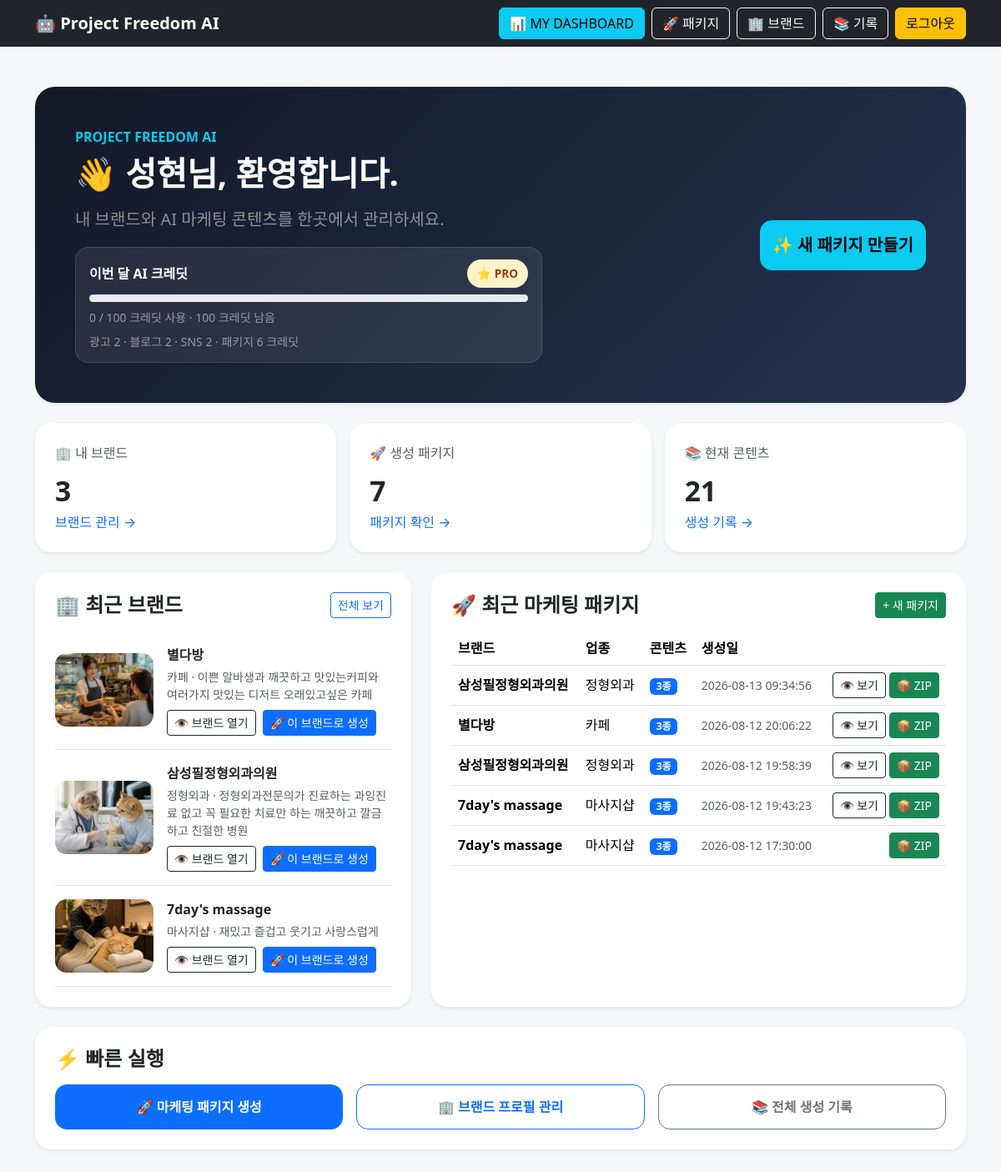
/dashboard (signed in), run on the app's committed database.
### tables this page shows
CREATE TABLE brand_profiles (
            id INTEGER PRIMARY KEY AUTOINCREMENT,
            business TEXT NOT NULL,
            company TEXT NOT NULL,
            style TEXT NOT NULL,
            image_style TEXT DEFAULT '고급스러운 실사',
            sns_platform TEXT DEFAULT '인스타그램',
            blog_length TEXT DEFAULT '2000자',
            ads_count INTEGER DEFAULT 5,
            created_at TIMESTAMP DEFAULT CURRENT_TIMESTAMP
        , user_id INTEGER);

CREATE TABLE history (
            id INTEGER PRIMARY KEY AUTOINCREMENT,
            business TEXT,
            company TEXT,
            style TEXT,
            result TEXT
        , image_url TEXT, content_type TEXT DEFAULT 'general', package_id TEXT, brand_profile_id INTEGER, created_at TEXT, version INTEGER DEFAULT 1, is_current INTEGER DEFAULT 1, user_id INTEGER);

### app.py (the view)
@app.route("/dashboard")
@login_required
def dashboard():
    dashboard_data = get_dashboard_data(session["user_id"])
    return render_template("dashboard.html", dashboard=dashboard_data)

### database/db.py (called while the page is built)
def _connect():
    return sqlite3.connect(str(DB_PATH))

### routes/auth.py (called while the page is built)
def login_required(view_function):
    @wraps(view_function)
    def wrapped_view(*args, **kwargs):
        if not session.get("user_id"):
            return redirect(
                url_for("auth.login")
            )
        return view_function(
            *args,
            **kwargs
        )
    return wrapped_view

### templates/dashboard.html (shortened to what this page needs)
<!DOCTYPE html>
<html lang="ko">
<head>
    <link
        href="https://cdn.jsdelivr.net/npm/bootstrap@5.3.7/dist/css/bootstrap.min.css"
        rel="stylesheet">
</head>
<body>
<nav class="navbar navbar-expand-lg navbar-dark bg-dark">
    <div class="container">
        <a class="navbar-brand fw-bold" href="/">
            🤖 Project Freedom AI
        </a>
        <div class="d-flex gap-2 flex-wrap">
            <a class="btn btn-info" href="/dashboard">
                📊 MY DASHBOARD
            </a>
            <a class="btn btn-outline-light" href="/package">
                🚀 패키지
            </a>
            <a class="btn btn-outline-light" href="/profiles">
                🏢 브랜드
            </a>
            <a class="btn btn-outline-light" href="/history">
                📚 기록
            </a>
            <a class="btn btn-warning" href="/logout">
                로그아웃
            </a>
        </div>
    </div>
</nav>
<div class="container py-5">
    <section class="hero shadow-sm p-4 p-md-5 mb-4">
        <div class="row align-items-center g-4">
            <div class="col-lg-8">
                <div class="text-info fw-bold mb-2">
                    PROJECT FREEDOM AI
                </div>
                <h1 class="fw-bold mb-3">
                    👋 {{ session.get("user_name") }}님, 환영합니다.
                </h1>
                <p class="lead text-white-50 mb-0">
                    내 브랜드와 AI 마케팅 콘텐츠를 한곳에서 관리하세요.
                </p>
                <div class="usage-box">
                    <div class="d-flex justify-content-between align-items-center mb-2">
                        <div class="fw-bold">이번 달 AI 크레딧</div>
                        <span class="plan-pill {{ 'plan-pro' if session.get('plan') == 'PRO' else 'plan-free' }}">
                            {{ '⭐ PRO' if session.get('plan') == 'PRO' else '🟢 FREE' }}
                        </span>
                    </div>
                    <div class="progress" style="height: 9px;">
                    </div>
                    <div class="small text-white-50 mt-2">
                        {{ session.get('plan_used', 0) }} / {{ session.get('plan_limit', 6) }} 크레딧 사용
                        · {{ session.get('plan_remaining', 6) }} 크레딧 남음
                    </div>
                    <div class="small text-white-50 mt-2">
                        광고 2 · 블로그 2 · SNS 2 · 패키지 6 크레딧
                    </div>
                </div>
            </div>
            <div class="col-lg-4 text-lg-end">
                <a
                    href="/package"
                    class="btn btn-info btn-lg quick-btn">
                    ✨ 새 패키지 만들기
                </a>
            </div>
        </div>
    </section>
    <div class="row g-3 mb-4">
        <div class="col-md-4">
            <div class="card dashboard-card shadow-sm h-100">
                <div class="card-body p-4">
                    <div class="text-muted mb-2">🏢 내 브랜드</div>
                    <div class="stat-number">{{ dashboard.brand_count }}</div>
                    <a href="/profiles" class="text-decoration-none">
                        브랜드 관리 →
                    </a>
                </div>
            </div>
        </div>
        <div class="col-md-4">
            <div class="card dashboard-card shadow-sm h-100">
                <div class="card-body p-4">
                    <div class="text-muted mb-2">🚀 생성 패키지</div>
                    <div class="stat-number">{{ dashboard.package_count }}</div>
                    <a href="/profiles" class="text-decoration-none">
                        패키지 확인 →
                    </a>
                </div>
            </div>
        </div>
        <div class="col-md-4">
            <div class="card dashboard-card shadow-sm h-100">
                <div class="card-body p-4">
                    <div class="text-muted mb-2">📚 현재 콘텐츠</div>
                    <div class="stat-number">{{ dashboard.content_count }}</div>
                    <a href="/history" class="text-decoration-none">
                        생성 기록 →
                    </a>
                </div>
            </div>
        </div>
    </div>
    <div class="row g-4">
        <div class="col-lg-5">
            <div class="card dashboard-card shadow-sm h-100">
                <div class="card-body p-4">
                    <div class="d-flex justify-content-between align-items-center mb-3">
                        <h4 class="section-title mb-0">
                            🏢 최근 브랜드
                        </h4>
                        <a
                            href="/profiles"
                            class="btn btn-sm btn-outline-primary">
                            전체 보기
                        </a>
                    </div>
                    {% if dashboard.recent_brands %}
                        {% for brand in dashboard.recent_brands %}
                        <div class="d-flex gap-3 align-items-center border-bottom py-3">
                            {% if brand[4] %}
                            <img
                                src="{{ brand[4] }}"
                                class="brand-thumbnail"
                                alt="{{ brand[2] }} 대표 이미지">
                            {% else %}
                            <div class="brand-placeholder">
                                🏢
                            </div>
                            {% endif %}
                            <div class="flex-grow-1 min-w-0">
                                <div class="fw-bold mb-1">
                                    {{ brand[2] }}
                                </div>
                                <div class="small text-muted mb-2">
                                    {{ brand[1] }} · {{ brand[3] }}
                                </div>
                                <div class="d-flex gap-2 flex-wrap">
                                    <a
                                        href="/profiles/{{ brand[0] }}/history"
                                        class="btn btn-sm btn-outline-dark">
                                        👁 브랜드 열기
                                    </a>
                                    <a
                                        href="/package?profile_id={{ brand[0] }}"
                                        class="btn btn-sm btn-primary">
                                        🚀 이 브랜드로 생성
                                    </a>
                                </div>
                            </div>
                        </div>
                        {% endfor %}
                    {% endif %}
                </div>
            </div>
        </div>
        <div class="col-lg-7">
            <div class="card dashboard-card shadow-sm h-100">
                <div class="card-body p-4">
                    <div class="d-flex justify-content-between align-items-center mb-3">
                        <h4 class="section-title mb-0">
                            🚀 최근 마케팅 패키지
                        </h4>
                        <a
                            href="/package"
                            class="btn btn-sm btn-success">
                            + 새 패키지
                        </a>
                    </div>
                    {% if dashboard.recent_packages %}
                    <div class="table-responsive">
                        <table class="table align-middle">
                            <thead>
                                <tr>
                                    <th>브랜드</th>
                                    <th>업종</th>
                                    <th>콘텐츠</th>
                                    <th>생성일</th>
                                    <th></th>
                                </tr>
                            </thead>
                            <tbody>
                            {% for package in dashboard.recent_packages %}
                                <tr>
                                    <td class="fw-semibold">
                                        {{ package[2] }}
                                    </td>
                                    <td>
                                        {{ package[3] }}
                                    </td>
                                    <td>
                                        <span class="badge text-bg-primary">
                                            {{ package[5] }}종
                                        </span>
                                    </td>
                                    <td class="small text-muted">
                                        {{ package[4] or "-" }}
                                    </td>
                                    <td class="text-end package-actions">
                                        {% if package[1] %}
                                        <a
                                            href="/profiles/{{ package[1] }}/history/{{ package[0] }}"
                                            class="btn btn-sm btn-outline-dark">
                                            👁 보기
                                        </a>
                                        {% endif %}
                                        <a
                                            href="/history/package/{{ package[0] }}/download/zip"
                                            class="btn btn-sm btn-success">
                                            📦 ZIP
                                        </a>
                                    </td>
                                </tr>
                            {% endfor %}
                            </tbody>
                        </table>
                    </div>
                    {% endif %}
                </div>
            </div>
        </div>
    </div>
    <div class="card dashboard-card shadow-sm mt-4">
        <div class="card-body p-4">
            <h4 class="section-title mb-3">
                ⚡ 빠른 실행
            </h4>
            <div class="row g-3">
                <div class="col-md-4">
                    <a
                        href="/package"
                        class="btn btn-primary w-100 quick-btn">
                        🚀 마케팅 패키지 생성
                    </a>
                </div>
                <div class="col-md-4">
                    <a
                        href="/profiles"
                        class="btn btn-outline-primary w-100 quick-btn">
                        🏢 브랜드 프로필 관리
                    </a>
                </div>
                <div class="col-md-4">
                    <a
                        href="/history"
                        class="btn btn-outline-secondary w-100 quick-btn">
                        📚 전체 생성 기록
                    </a>
                </div>
            </div>
        </div>
    </div>
</div>
</body>
</html>

### templates/dashboard.html (style rules this page uses)
body { background: #f5f7fb; }
.hero { background: linear-gradient(135deg, #111827, #25334f); color: white; border-radius: 24px; }
.dashboard-card { border: 0; border-radius: 20px; overflow: hidden; }
.stat-number { font-size: 2.1rem; font-weight: 800; }
.quick-btn { border-radius: 14px; padding: 14px; font-weight: 700; }
.brand-thumbnail { width: 118px; height: 88px; object-fit: cover; border-radius: 14px; flex-shrink: 0; background: #eef2f7; }
.package-actions { white-space: nowrap; }
.section-title { font-weight: 800; }
.plan-pill { display: inline-flex; align-items: center; gap: 6px; padding: 7px 12px; border-radius: 999px; font-weight: 800; font-size: .85rem; }
.plan-pro { background: #fef3c7; color: #92400e; }
.usage-box { background: rgba(255,255,255,.08); border: 1px solid rgba(255,255,255,.12); border-radius: 16px; padding: 14px 16px; margin-top: 18px; max-width: 560px; }

### data on the page
brand_profiles: shows a picture, company "별다방", business "카페", style "이쁜 알바생과 깨끗하고 맛있는커피와 여러가지 맛있는 디저트 오래있고싶은 카페"
brand_profiles: shows a picture, company "삼성필정형외과의원", business "정형외과", style "정형외과전문의가 진료하는 과잉진료 없고 꼭 필요한 치료만 하는 깨끗하고 깔금하고 친절한 병원"
brand_profiles: shows a picture, company "7day's massage", business "마사지샵", style "재밌고 즐겁고 웃기고 사랑스럽게"
history: company "7day's massage", business "마사지샵", brand_profile "3", created_at "2026-08-12 19:43:23"

### other printed values
{{ session.get("user_name") }} "성현"
{{ '⭐ PRO' if session.get('plan') == 'PRO' else '🟢 FREE' }} "⭐ PRO"
{{ session.get('plan_used', 0) }} "0"
{{ session.get('plan_limit', 6) }} "100"
{{ session.get('plan_remaining', 6) }} "100"
{{ dashboard.brand_count }} "3"
{{ dashboard.package_count }} "7"
{{ dashboard.content_count }} "21"
{{ package[2] }} "삼성필정형외과의원" "별다방" "삼성필정형외과의원" "7day's massage"
{{ package[3] }} "정형외과" "카페" "정형외과" "마사지샵"
{{ package[5] }} "3" "3" "3" "3"
{{ package[4] or "-" }} "2026-08-13 09:34:56" "2026-08-12 20:06:22" "2026-08-12 19:58:39" "2026-08-12 17:30:00"
